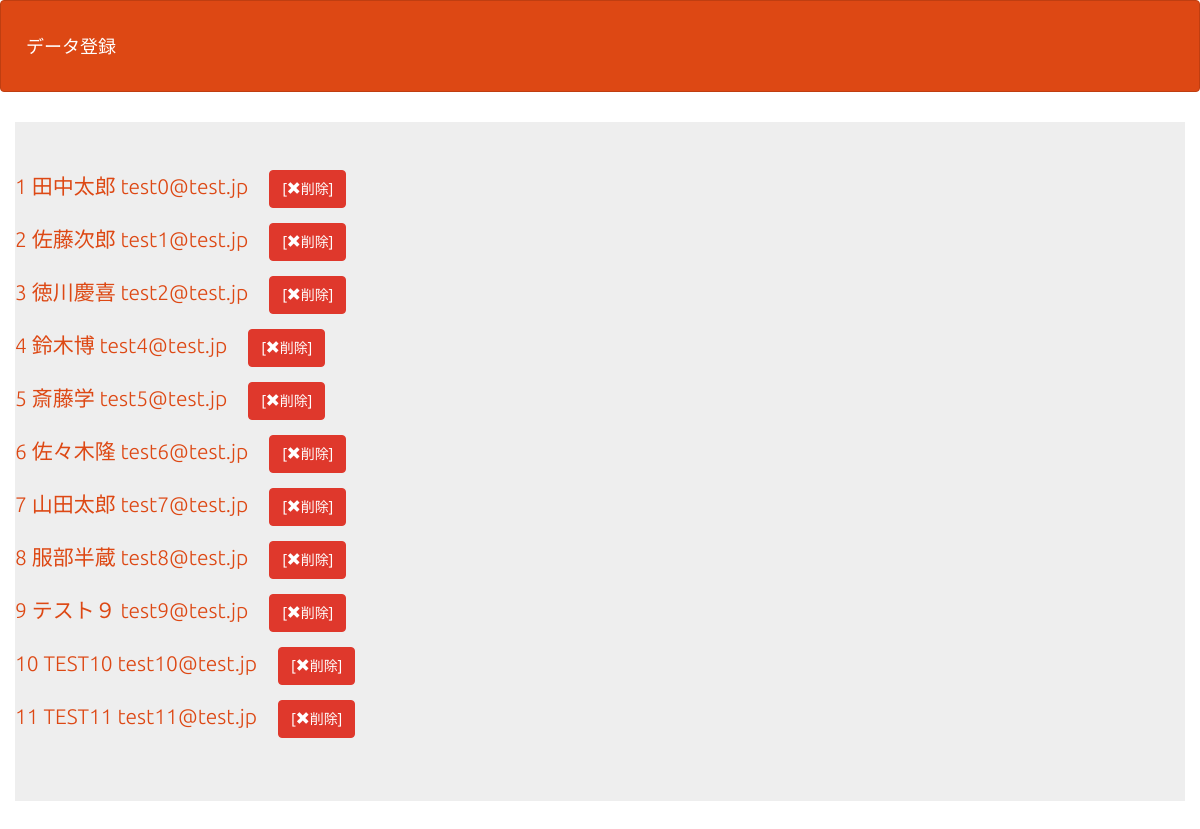
The app's page /select.php (signed in) with its own data.
### tables this page shows
CREATE TABLE `gs_an_table` (
  `id` int(12) NOT NULL,
  `name` varchar(64) NOT NULL,
  `email` varchar(256) NOT NULL,
  `naiyou` text DEFAULT NULL,
  `indate` datetime NOT NULL,
  `age` int(3) NOT NULL
);

### funcs.php (called while the page is built, shortened)
<?php
function h($str)
{
    return htmlspecialchars($str, ENT_QUOTES);
}

### select.php (the view, shortened to what this page needs)
<?php
require_once('funcs.php');
require_once('funcs.php');
$pdo = db_conn();
$stmt = $pdo->prepare('SELECT * FROM gs_an_table');
$status = $stmt->execute();
$view = '';
if ($status == false) {
    sql_error($stmt);
} else {
    while ($r = $stmt->fetch(PDO::FETCH_ASSOC)) {
        $view .= '<p>';
        $view .= '<a href="detail.php?id=' . $r["id"] . '">';
        $view .= h($r['id']) . " " . h($r['name']) . " " . h($r['email']);
        $view .= '</a>';
        $view .= "　";
        if ($_SESSION['kanri_flg'] == 1) {
            $view .= '<a class="btn btn-danger" href="delete.php?id=' . $r['id'] . '">';
            $view .= '[<i class="glyphicon glyphicon-remove"></i>削除]';
            $view .= '</a>';
        }
        $view .= '</p>';
    }
}
?>
<!DOCTYPE html>
<html lang="ja">
<head>
    <link rel="stylesheet" href="css/range.css">
    <link href="css/bootstrap.min.css" rel="stylesheet">
</head>
<body id="main">
    <header>
        <nav class="navbar navbar-default">
            <div class="container-fluid">
                <div class="navbar-header">
                    <a class="navbar-brand" href="index.php">データ登録</a>
                </div>
            </div>
        </nav>
    </header>
    <div>
        <div class="container jumbotron"><?= $view ?></div>
    </div>
</body>
</html>

### select.php (style rules this page uses)
div { padding: 10px; font-size: 16px; }

### records on screen
gs_an_table: value "1 田中太郎 test0@test.jp"
gs_an_table: value "2 佐藤次郎 test1@test.jp"
gs_an_table: value "3 徳川慶喜 test2@test.jp"
gs_an_table: value "4 鈴木博 test4@test.jp"
gs_an_table: value "5 斎藤学 test5@test.jp"
gs_an_table: value "6 佐々木隆 test6@test.jp"
gs_an_table: value "7 山田太郎 test7@test.jp"
gs_an_table: value "8 服部半蔵 test8@test.jp"
gs_an_table: value "9 テスト９ test9@test.jp"
gs_an_table: value "10 TEST10 test10@test.jp"
gs_an_table: value "11 TEST11 test11@test.jp"
